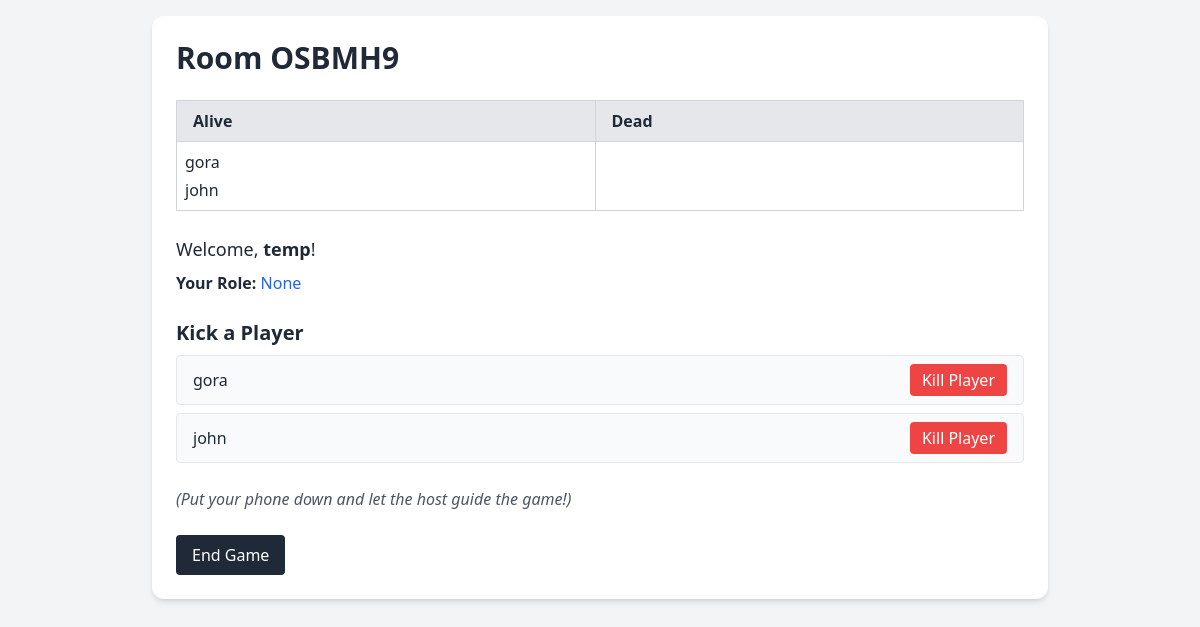
The app's page /game/OSBMH9/ (signed in) with its own data.
### core/models.py (models this page shows, shortened)
class GameRoom(models.Model):
    code = models.CharField(max_length=8, unique=True, default=generate_room_code)
    host_name = models.CharField(max_length=200)
    config = models.JSONField(default=dict)
    started = models.BooleanField(default=False)
    ended = models.BooleanField(default=False)

class Player(models.Model):
    name = models.CharField(max_length=200)
    room = models.ForeignKey(GameRoom, related_name='players', on_delete=models.CASCADE)
    role = models.CharField(max_length=20, choices= roles, blank=True, null=True)
    is_alive = models.BooleanField(default=True)
    is_host = models.BooleanField(default=False)

### core/views.py (the view)
# urls.py: path('game/<str:room_code>/', views.game_view, name='game'),  # upcoming
def game_view(request, room_code):
    room = get_object_or_404(GameRoom, code=room_code)
    player_id = request.session.get('player_id')
    player = get_object_or_404(Player, id=player_id, room=room)
    return render(request, 'core/game.html', {
        'room': room,
        'player': player,
    })

### core/templates/core/game.html (shortened to what this page needs)
<!DOCTYPE html>
<html lang="en">
<head>
    <script src="https://cdn.tailwindcss.com"></script>
</head>
<body class="bg-gray-100 text-gray-800 p-4">
    <div class="max-w-4xl mx-auto bg-white p-6 rounded-xl shadow-md">
        <h1 class="text-3xl font-bold mb-6">Room {{ room.code }}</h1>
        {% if player.is_host %}
        <div class="overflow-x-auto mb-6">
            <table class="table-auto w-full border border-gray-300">
                <thead>
                    <tr class="bg-gray-200">
                        <th class="px-4 py-2 border border-gray-300 text-left">Alive</th>
                        <th class="px-4 py-2 border border-gray-300 text-left">Dead</th>
                    </tr>
                </thead>
                <tbody>
                    <tr>
                        <td class="border border-gray-300 align-top p-2">
                            <ul class="space-y-1">
                                {% for p in room.players.all %}
                                    {% if p.is_alive and not p.is_host %}
                                        <li>{{ p.name }}</li>
                                    {% endif %}
                                {% endfor %}
                            </ul>
                        </td>
                        <td class="border border-gray-300 align-top p-2">
                        </td>
                    </tr>
                </tbody>
            </table>
        </div>
        {% endif %}
        <p class="text-lg mb-2">Welcome, <strong>{{ player.name }}</strong>!</p>
        <p class="mb-6"><strong>Your Role:</strong> <span class="text-blue-600">{{ player.role }}</span></p>
        {% if player.is_host %}
            <h2 class="text-xl font-semibold mb-2">Kick a Player</h2>
            <ul class="space-y-2 mb-6">
                {% for p in room.players.all %}
                    {% if p.is_alive and not p.is_host %}
                        <li class="flex items-center justify-between bg-gray-50 px-4 py-2 border rounded">
                            <span>{{ p.name }}</span>
                            <form action="{% url 'kick_player' room.code p.id %}" method="post" class="inline">
                                <button type="submit" class="bg-red-500 text-white px-3 py-1 rounded hover:bg-red-600">Kill Player</button>
                            </form>
                        </li>
                    {% endif %}
                {% endfor %}
            </ul>
        {% endif %}
        <p class="italic text-gray-600 mb-6">(Put your phone down and let the host guide the game!)</p>
        {% if player.is_host %}
            <form method="get" action="{% url 'end_game' room.code %}" onsubmit="return confirm('Are you sure you want to end the game for everyone?');">
        <button type="submit" class="bg-gray-800 text-white px-4 py-2 rounded hover:bg-gray-900">End Game</button>
            </form>
        {% endif %}
    </div>
</body>
</html>

### records on screen
GameRoom: code "OSBMH9"
Player: name "gora"
Player: name "john"
Player: name "temp", role "None"
